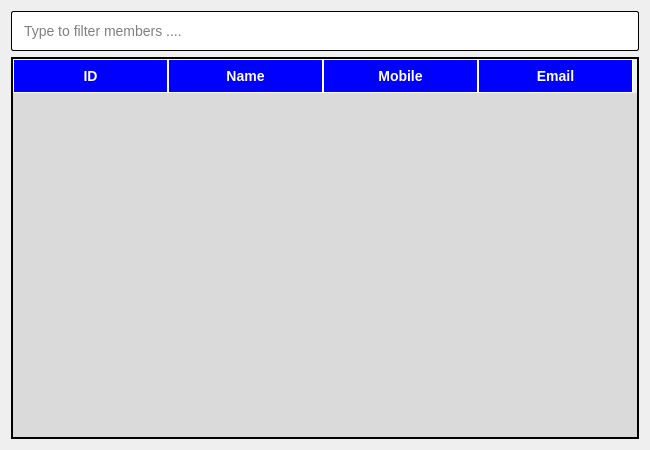
<?xml version="1.0" encoding="UTF-8"?>
<ui version="4.0">
 <class>Dialog</class>
 <widget class="QDialog" name="Dialog">
  <property name="geometry">
   <rect>
    <x>0</x>
    <y>0</y>
    <width>650</width>
    <height>450</height>
   </rect>
  </property>
  <property name="windowTitle">
   <string>View Members</string>
  </property>
  <property name="styleSheet">
   <string notr="true">#filter_members_input {
	padding: 10px;
font-size: 14px;
border-radius: 2px;
border: 1px solid black;
}
QTableWidget {
        background-color: white;
        border: 2px solid black;
        gridline-color: white;
    }
QHeaderView::section {
        background-color: blue;
        color: white;  
        font-size: 14px;
        font-weight: bold;
        padding: 6px;
        border: 1px solid white;
        text-align: center;
    }
QTableWidget::item {
        padding: 8px;
        color: black;
        font-size: 14px;
        border: 1px solid white;
    }
    QTableWidget::item:selected {
        background-color: darkblue;
        color: white;
    }</string>
  </property>
  <layout class="QVBoxLayout" name="verticalLayout">
   <item>
    <widget class="QLineEdit" name="filter_members_input">
     <property name="placeholderText">
      <string>Type to filter members ....</string>
     </property>
    </widget>
   </item>
   <item>
    <widget class="QTableWidget" name="tableWidget">
     <property name="font">
      <font>
       <pointsize>12</pointsize>
      </font>
     </property>
     <property name="styleSheet">
      <string notr="true">QTableWidget {

background-color:rgb(218,218,218)

}</string>
     </property>
     <attribute name="horizontalHeaderDefaultSectionSize">
      <number>155</number>
     </attribute>
     <column>
      <property name="text">
       <string>ID</string>
      </property>
     </column>
     <column>
      <property name="text">
       <string>Name</string>
      </property>
     </column>
     <column>
      <property name="text">
       <string>Mobile</string>
      </property>
     </column>
     <column>
      <property name="text">
       <string>Email</string>
      </property>
     </column>
    </widget>
   </item>
  </layout>
 </widget>
 <resources/>
 <connections/>
</ui>
